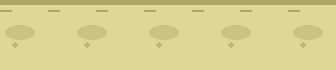

The script that saved this image:
import pygame
import os

# Create the ground image
def create_ground():
    # Create a surface for the ground
    ground = pygame.Surface((336, 70))  # Wider than screen to allow scrolling
    
    # Fill the ground with a base color
    ground.fill((222, 216, 149))
    
    # Draw the top border of the ground
    pygame.draw.rect(ground, (172, 166, 99), (0, 0, 336, 5))
    
    # Draw some details on the ground
    for i in range(0, 336, 24):
        # Grass tufts
        if i % 48 == 0:
            pygame.draw.rect(ground, (172, 166, 99), (i, 10, 12, 2))
        
        # Dirt patches
        if i % 72 == 0:
            pygame.draw.ellipse(ground, (202, 196, 129), (i+5, 25, 30, 15))
        
        # Small stones
        if i % 36 == 0:
            pygame.draw.circle(ground, (192, 186, 119), (i+15, 45), 3)
    
    # Save the ground image
    if not os.path.exists('static/images'):
        os.makedirs('static/images')
    
    pygame.image.save(ground, 'static/images/ground.png')
    return 'static/images/ground.png'

if __name__ == "__main__":
    pygame.init()
    create_ground()
    pygame.quit()
